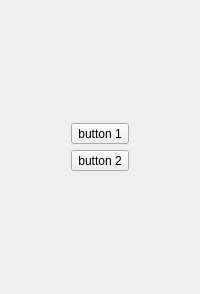
<?xml version="1.0" encoding="UTF-8"?>
<ui version="4.0">
 <class>Form</class>
 <widget class="QWidget" name="Form">
  <property name="geometry">
   <rect>
    <x>0</x>
    <y>0</y>
    <width>200</width>
    <height>294</height>
   </rect>
  </property>
  <property name="sizePolicy">
   <sizepolicy hsizetype="Expanding" vsizetype="Expanding">
    <horstretch>0</horstretch>
    <verstretch>0</verstretch>
   </sizepolicy>
  </property>
  <property name="minimumSize">
   <size>
    <width>200</width>
    <height>200</height>
   </size>
  </property>
  <property name="maximumSize">
   <size>
    <width>800</width>
    <height>800</height>
   </size>
  </property>
  <property name="windowTitle">
   <string>Form</string>
  </property>
  <layout class="QVBoxLayout" name="verticalLayout_2">
   <item>
    <layout class="QVBoxLayout" name="verticalLayout">
     <item alignment="Qt::AlignHCenter">
      <widget class="QToolButton" name="button1">
       <property name="text">
        <string>button 1</string>
       </property>
      </widget>
     </item>
     <item alignment="Qt::AlignHCenter">
      <widget class="QToolButton" name="toolButton_2">
       <property name="sizePolicy">
        <sizepolicy hsizetype="Fixed" vsizetype="Fixed">
         <horstretch>0</horstretch>
         <verstretch>0</verstretch>
        </sizepolicy>
       </property>
       <property name="layoutDirection">
        <enum>Qt::LeftToRight</enum>
       </property>
       <property name="text">
        <string>button 2</string>
       </property>
      </widget>
     </item>
    </layout>
   </item>
  </layout>
 </widget>
 <resources/>
 <connections/>
</ui>
